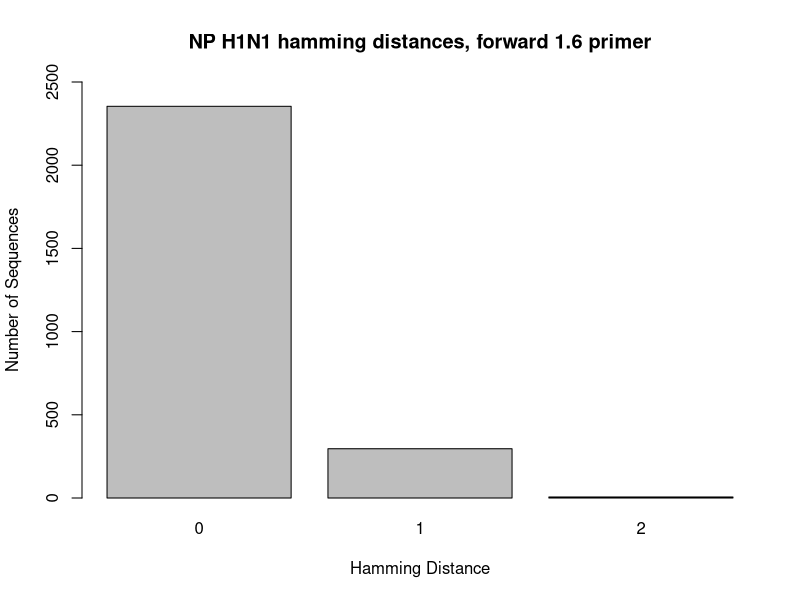
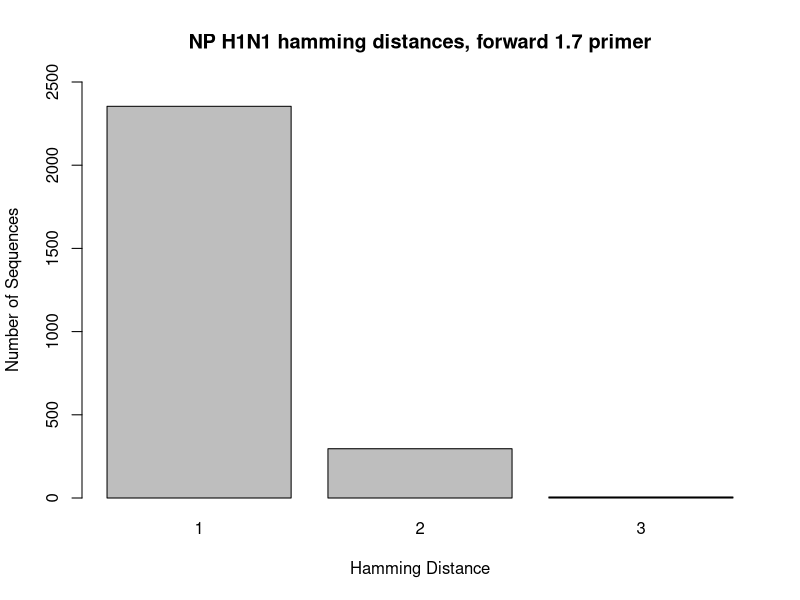
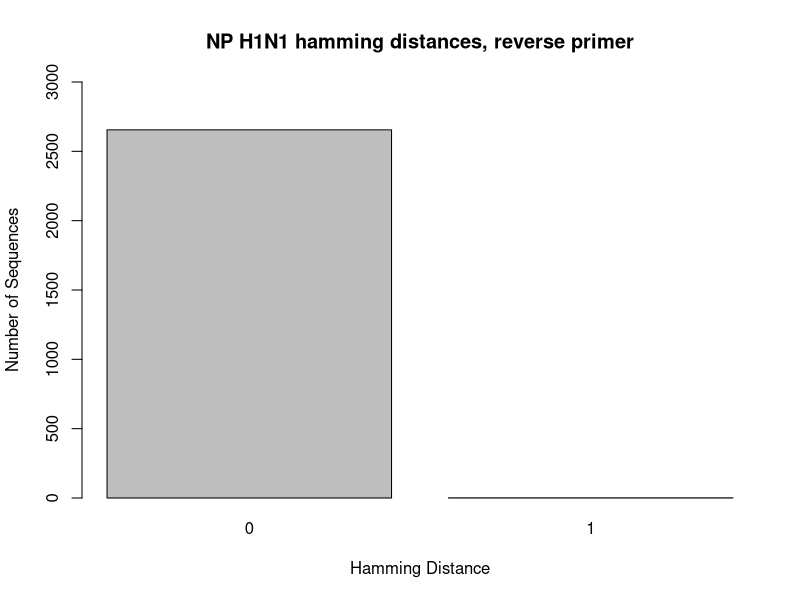
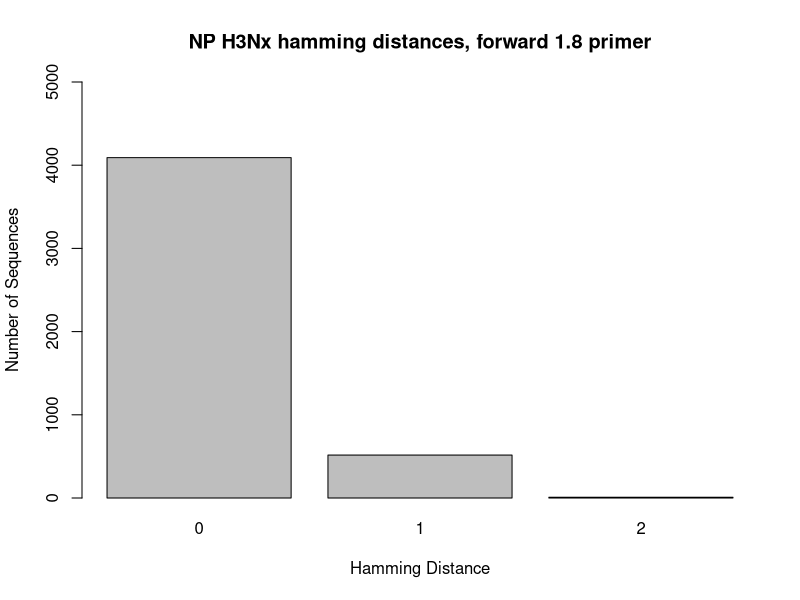
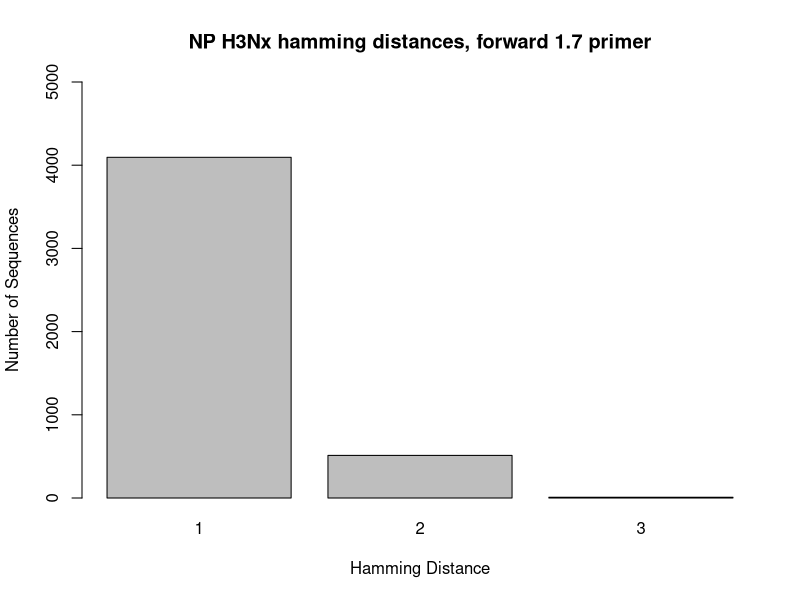
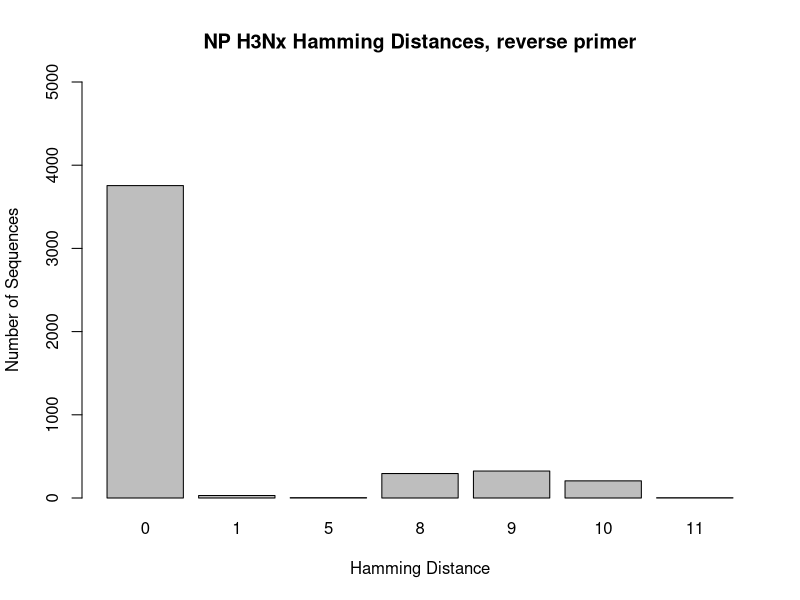
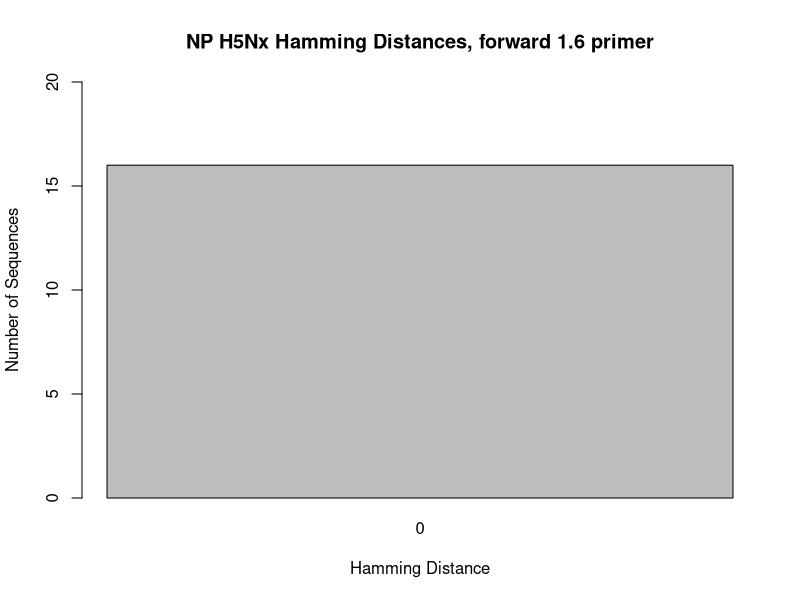
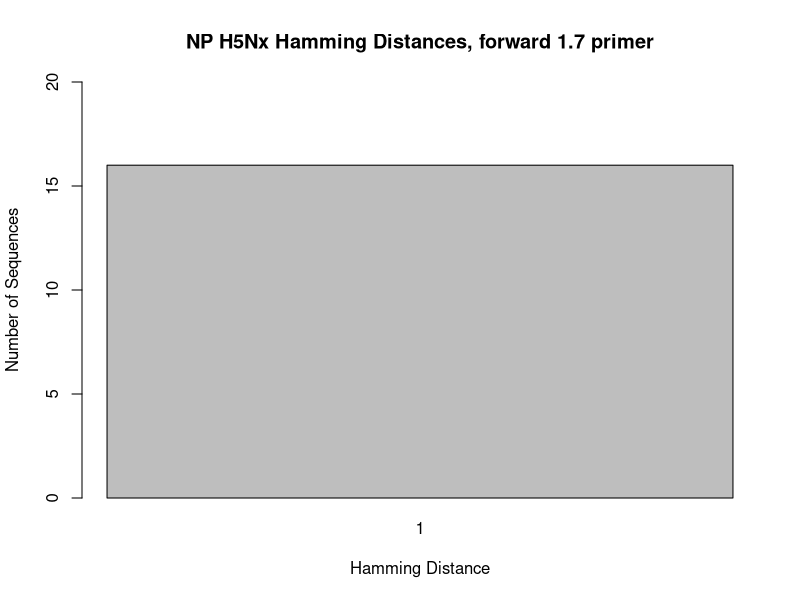

Write the R code that produced these figures, in order.
## ---- chunk 1
knitr::opts_chunk$set(root.dir = "C:/Users/Lexie Christopoulos/Repos/GenomeSequencing-/db/", echo = TRUE)
## ---- chunk 2
#in console: setwd("C:/Users/Lexie Christopoulos/Repos/GenomeSequencing-/db/NP")
## ---- chunk 3
NP_H1_F1 <- read.csv("hamming_distance_results/NP_H1_NP_Forward_1.6_results_NCR.csv")

NP_H1_1 <- NP_H1_F1[-c(2657, 2658, 2659),]

barplot(table(NP_H1_1$hamming_distance), main = "NP H1N1 hamming distances, forward 1.6 primer", xlab = "Hamming Distance", ylab = "Number of Sequences", ylim = c(0,2500))
## ---- chunk 4
NP_H1_F2 <- read.csv("hamming_distance_results/NP_H1_NP_Forward_1.7_results_NCR.csv")

NP_H1_2 <- NP_H1_F2[-c(2657, 2658, 2659),]

barplot(table(NP_H1_2$hamming_distance), main = "NP H1N1 hamming distances, forward 1.7 primer", xlab = "Hamming Distance", ylab = "Number of Sequences", ylim = c(0,2500))
## ---- chunk 5
NP_H1_R <- read.csv("hamming_distance_results/NP_H1_NP_Reverse_2.5_results_NCR.csv")

NP_H1_3 <- NP_H1_R[-c(2567),]

barplot(table(NP_H1_3$hamming_distance), main = "NP H1N1 hamming distances, reverse primer", xlab = "Hamming Distance", ylab = "Number of Sequences", ylim = c(0,3000))
## ---- chunk 6
NP_H3_F1 <- read.csv("hamming_distance_results/NP_H3_NP_Forward_1.8_results_NCR.csv")

NP_H3_1 <- NP_H3_F1[-c(4617, 4618, 4619),]

barplot(table(NP_H3_1$hamming_distance), main = "NP H3Nx hamming distances, forward 1.8 primer", xlab = "Hamming Distance", ylab = "Number of Sequences", ylim = c(0,5000))
## ---- chunk 7
NP_H3_F2 <- read.csv("hamming_distance_results/NP_H3_NP_Forward_1.7_results_NCR.csv")

NP_H3_2<- NP_H3_F2[-c(4617, 4618, 4619),]

barplot(table(NP_H3_2$hamming_distance), main = "NP H3Nx hamming distances, forward 1.7 primer", xlab = "Hamming Distance", ylab = "Number of Sequences", ylim = c(0,5000))
## ---- chunk 8
NP_H3_R <- read.csv("hamming_distance_results/NP_H3_NP_Reverse_2.5_results_NCR.csv")

NP_H3_3 <- NP_H3_R[-c(4617),]

barplot(table(NP_H3_3$hamming_distance), main = "NP H3Nx Hamming Distances, reverse primer", xlab = "Hamming Distance", ylab = "Number of Sequences", ylim = c(0,5000))
## ---- chunk 9
NP_H5_F1 <- read.csv("hamming_distance_results/NP_H5_NP_Forward_1.6_results_NCR.csv")

NP_H5_1 <- NP_H5_F1[-c(17, 18, 19),]

barplot(table(NP_H5_1$hamming_distance), main = "NP H5Nx Hamming Distances, forward 1.6 primer", xlab = "Hamming Distance", ylab = "Number of Sequences", ylim = c(0,20))
## ---- chunk 10
NP_H5_F2 <- read.csv("hamming_distance_results/NP_H5_NP_Forward_1.7_results_NCR.csv")

NP_H5_2 <- NP_H5_F2[-c(17, 18, 19),]

barplot(table(NP_H5_2$hamming_distance), main = "NP H5Nx Hamming Distances, forward 1.7 primer", xlab = "Hamming Distance", ylab = "Number of Sequences", ylim = c(0,20))
## ---- chunk 11
NP_H5_R <-read.csv("hamming_distance_results/NP_H5_NP_Reverse_2.5_results_NCR.csv")

NP_H5_3 <- NP_H5_R[-c(17),]

barplot(table(NP_H5_3$hamming_distance), main = "NP H5Nx Hamming Distances, reverse primer",  xlab = "Hamming Distance", ylab = "Number of Sequences", ylim = c(0,20))
## ---- chunk 12
NP_H7_F1 <- read.csv("hamming_distance_results/NP_H7_NP_Forward_1.6_results_NCR.csv")

NP_H7_1 <- NP_H7_F1[-c(31, 32, 33),]

barplot(table(NP_H7_1$hamming_distance), main = "NP H7N9 Hamming Distances, forward 1.6 primer", xlab = "Hamming Distance", ylab = "Number of Sequences", ylim = c(0,25))
## ---- chunk 13
NP_H7_F2 <- read.csv("hamming_distance_results/NP_H7_NP_Forward_1.7_results_NCR.csv")

NP_H7_2 <- NP_H7_F2[-c(31, 32, 33),]

barplot(table(NP_H7_2$hamming_distance), main = "NP H7N9 Hamming Distances, forward 1.7 primer", xlab = "Hamming Distance", ylab = "Number of Sequences", ylim = c(0,25))
## ---- chunk 14
NP_H7_R <- read.csv("hamming_distance_results/NP_H7_NP_Reverse_2.5_results_NCR.csv")

NP_H7_3 <- NP_H7_R[-c(31),]

barplot(table(NP_H7_3$hamming_distance), main = "NP H7N9 Hamming Distances, reverse primer", xlab = "Hamming Distance", ylab = "Number of Sequences", ylim = c(0,30))
## ---- chunk 15
NP_H9_F1 <- read.csv("hamming_distance_results/NP_H9_NP_Forward_1.6_results_NCR.csv")

NP_H9_1 <- NP_H9_F1[-c(19, 20, 21),]

barplot(table(NP_H9_1$hamming_distance), main = "NP H9N2 Hamming Distances, forward 1.6 primer", xlab = "Hamming Distance", ylab = "Number of Sequences", ylim = c(0,20))
## ---- chunk 16
NP_H9_F2 <- read.csv("hamming_distance_results/NP_H9_NP_Forward_1.7_results_NCR.csv")

NP_H9_2 <- NP_H9_F2[-c(19, 20, 21),]

barplot(table(NP_H9_2$hamming_distance), main = "NP H9N2 Hamming Distances, forward 1.7 primer", xlab = "Hamming Distance", ylab = "Number of Sequences", ylim = c(0,20))
## ---- chunk 17
NP_H9_R <- read.csv("hamming_distance_results/NP_H9_NP_Reverse_2.5_results_NCR.csv")

NP_H9_3 <- NP_H9_R[-c(19),]

barplot(table(NP_H9_3$hamming_distance), main = "NP H9N2 Hamming Distances, reverse primer", xlab = "Hamming Distance", ylab = "Number of Sequences", ylim = c(0,20))
